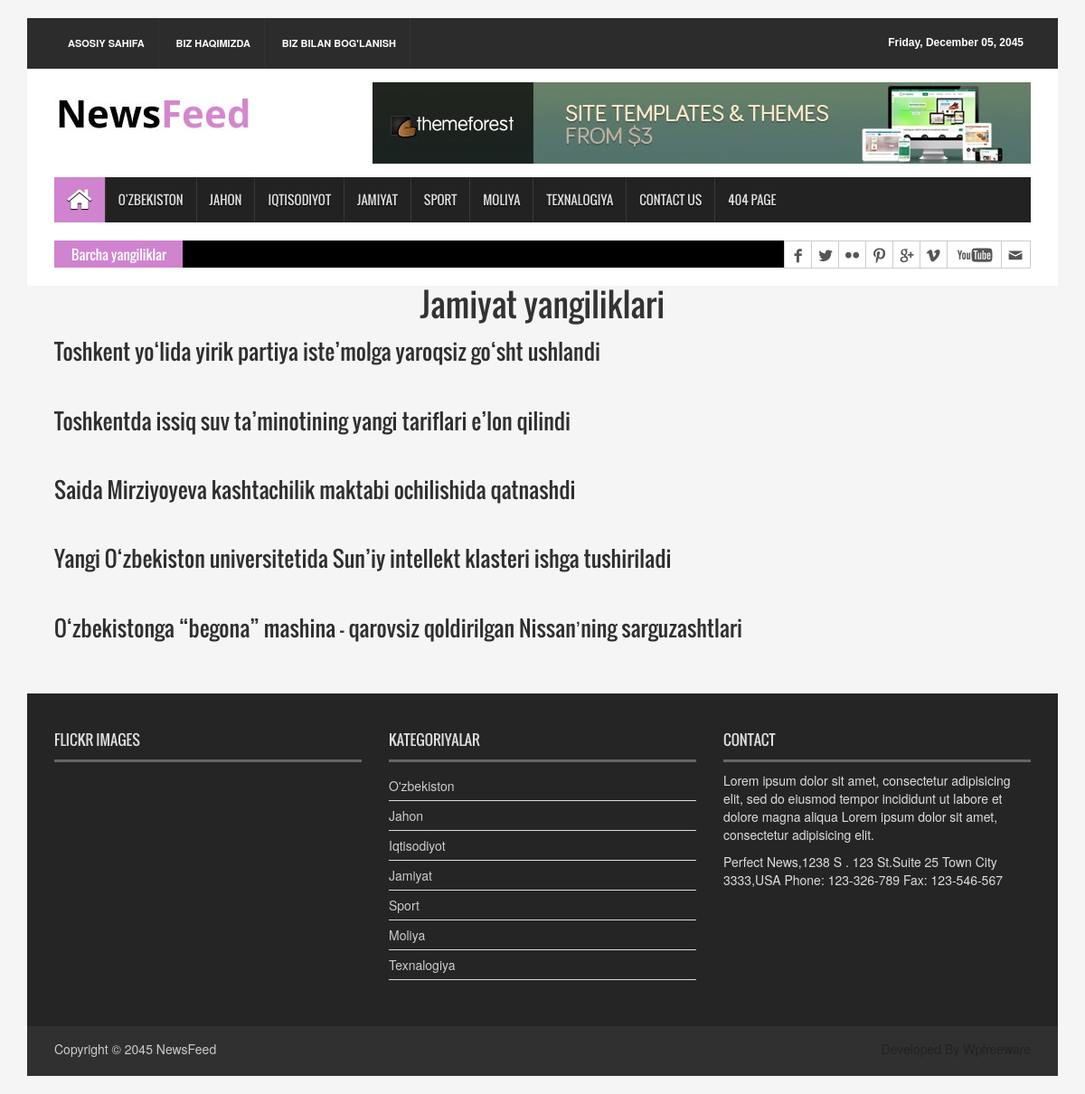
Page /category-news/Jamiyat/ on the earlier database version.
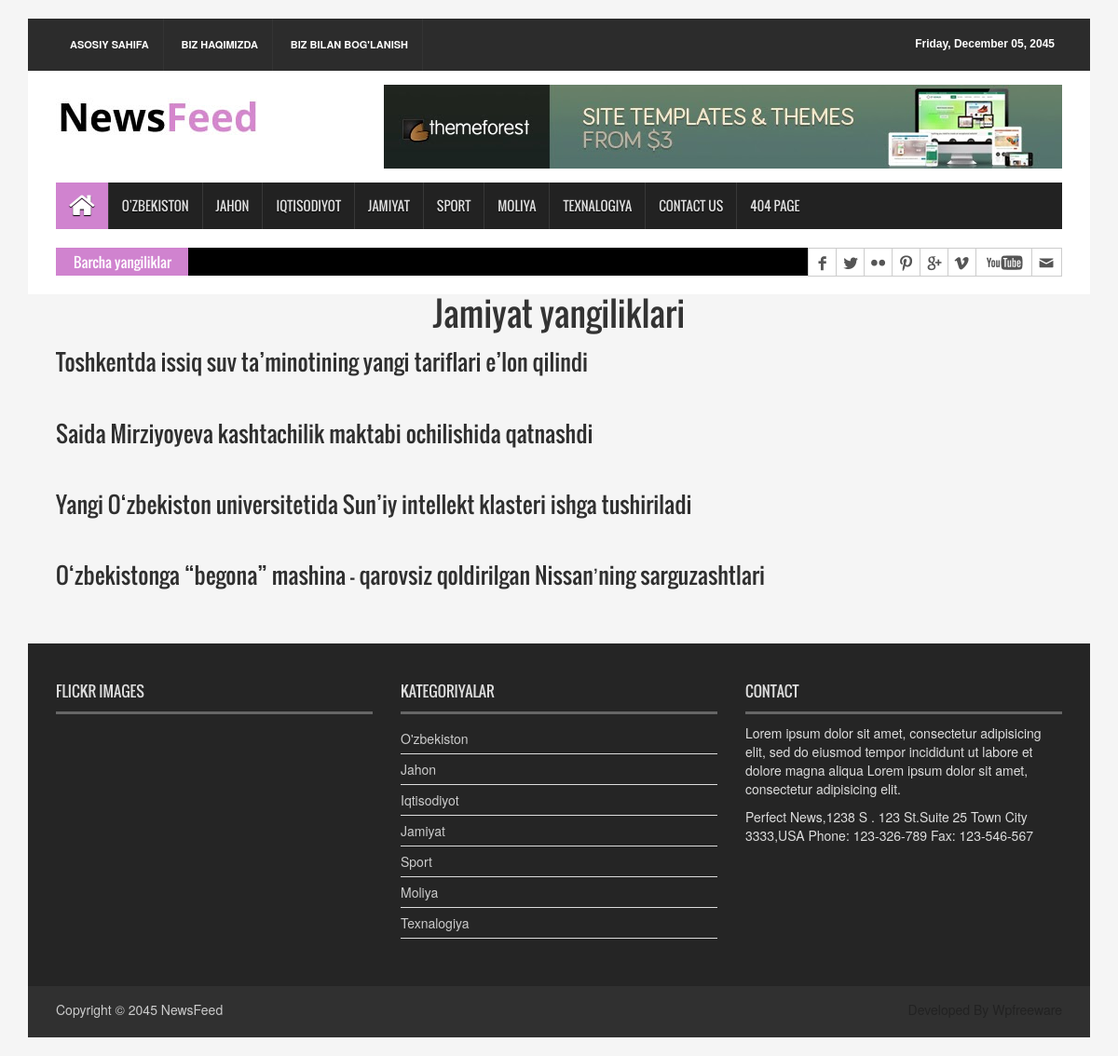
Same page on the later database version.
### news_project/models.py (models this page shows, shortened)
class Category(models.Model):
    name = models.CharField(max_length=120)
    class Meta:
        verbose_name = 'category'
        verbose_name_plural = 'categories'

class News(models.Model):
    class Status(models.TextChoices):
        Draft = "DF", "Draft"
        Published = "PB", "Published"
    title = models.CharField(max_length=512)
    slug = models.SlugField()
    body = models.TextField()
    image = models.ImageField(upload_to='news/images/', null=True, blank=True)
    video = models.FileField(upload_to='news/videos/', null=True, blank=True)
    category = models.ForeignKey(Category, on_delete=models.CASCADE)
    published_at = models.DateTimeField(default=timezone.now)
    created_at = models.DateTimeField(auto_now_add=True)
    updated_at = models.DateTimeField(auto_now=True)
    status = models.CharField(choices=Status.choices, default=Status.Draft)
    class Meta:
        ordering = ["-published_at"]
        verbose_name_plural = "news"
        verbose_name = 'news'
    def get_absolute_url(self):
        return reverse('detail', args=[self.slug])

### news_project/views.py (the view)
# urls.py: path('category-news/<str:ct_name>/', category_news, name='category_news'),
def category_news(request, ct_name):
    ct_news = News.objects.select_related("category").filter(status=News.Status.Published,category__name__iexact=ct_name.lower()).order_by(
        "-published_at")
    context = {
        'ct_news': ct_news,
        'ct_name': ct_name
    }
    return render(request, 'news/category_news.html', context)

### news_project/context_processors.py (called while the page is built)
def all_Categories(request):
    categories = Category.objects.all()
    context = {
        'categories': categories
    }
    return context

### templates/news/category_news.html
{% extends 'news/base.html' %}
{% load static %}
{% block content %}
<div style="margin: 30px;" >
    <center><h1>{{ ct_name }} yangiliklari</h1></center>
    {% for ct_new in ct_news %}
    <a href="{{ ct_new.get_absolute_url }}"> <h3>{{ ct_new.title }}</h3> </a>
    <br>
    {% endfor %}
</div>
{% endblock content %}

### templates/news/base.html (shortened to what this page needs)
{% load static %}
<!DOCTYPE html>
<html>
<head>
    <link rel="stylesheet" type="text/css" href="{% static 'css/bootstrap.min.css' %}">
    <link rel="stylesheet" type="text/css" href="{% static 'css/font-awesome.min.css' %}">
    <link rel="stylesheet" type="text/css" href="{% static 'css/animate.css' %}">
    <link rel="stylesheet" type="text/css" href="{% static 'css/font.css' %}">
    <link rel="stylesheet" type="text/css" href="{% static 'css/li-scroller.css' %}">
    <link rel="stylesheet" type="text/css" href="{% static 'css/slick.css' %}">
    <link rel="stylesheet" type="text/css" href="{% static 'css/jquery.fancybox.css' %}">
    <link rel="stylesheet" type="text/css" href="{% static 'css/theme.css' %}">
    <link rel="stylesheet" type="text/css" href="{% static 'css/style.css' %}">
</head>
<body>
    <div class="container">
        <header id="header">
            <div class="row">
                <div class="col-lg-12 col-md-12 col-sm-12">
                    <div class="header_top">
                        <div class="header_top_left">
                            <ul class="top_nav">
                                <li><a href="{% url 'home_page' %}">Asosiy sahifa</a></li>
                                <li><a href="{% url 'about_us' %}">Biz haqimizda</a></li>
                                <li><a href="{% url 'contact_us' %}">Biz bilan bog'lanish</a></li>
                            </ul>
                        </div>
                        <div class="header_top_right">
                            <p>Friday, December 05, 2045</p>
                        </div>
                    </div>
                </div>
                <div class="col-lg-12 col-md-12 col-sm-12">
                    <div class="header_bottom">
                        <div class="logo_area"><a href="{% url 'home_page' %}" class="logo"><img
                                    src="{% static 'images/logo.jpg' %}" alt=""></a></div>
                        <div class="add_banner"><a href="#"><img src="{% static 'images/addbanner_728x90_V1.jpg' %}"
                                    alt=""></a></div>
                    </div>
                </div>
            </div>
        </header>
        <section id="navArea">
            <nav class="navbar navbar-inverse" role="navigation">
                <div id="navbar" class="navbar-collapse collapse">
                    <ul class="nav navbar-nav main_nav">
                        <li class="active"><a href="{% url 'home_page' %}"><span class="fa fa-home desktop-home"></span></a></li>
                        {% for category in categories %}
                                    <li><a href="{% url 'category_news' category.name %}">{{ category.name }}</a></li>
                            {% endfor %}
                        <li><a href="pages/contact.html">Contact Us</a></li>
                        <li><a href="pages/404.html">404 Page</a></li>
                    </ul>
                </div>
            </nav>
        </section>
        <section id="newsSection">
            <div class="row">
                <div class="col-lg-12 col-md-12">
                    <div class="latest_newsarea"> <span>Barcha yangiliklar</span>
                        <div class="social_area">
                            <ul class="social_nav">
                                <li class="facebook"><a href="#"></a></li>
                                <li class="twitter"><a href="#"></a></li>
                                <li class="flickr"><a href="#"></a></li>
                                <li class="pinterest"><a href="#"></a></li>
                                <li class="googleplus"><a href="#"></a></li>
                                <li class="vimeo"><a href="#"></a></li>
                                <li class="youtube"><a href="#"></a></li>
                                <li class="mail"><a href="#"></a></li>
                            </ul>
                        </div>
                    </div>
                </div>
            </div>
        </section>
        {% block content %}
        {% endblock content %}
        <footer id="footer">
            <div class="footer_top">
                <div class="row">
                    <div class="col-lg-4 col-md-4 col-sm-4">
                        <div class="footer_widget wow fadeInLeftBig">
                            <h2>Flickr Images</h2>
                        </div>
                    </div>
                    <div class="col-lg-4 col-md-4 col-sm-4">
                        <div class="footer_widget wow fadeInDown">
                            <h2>Kategoriyalar</h2>
                            <ul class="tag_nav">
                                {% for item in categories %}
                                    <li><a href="{% url 'category_news' item.name %}">{{ item.name }}</a></li>
                                {% endfor %}
                            </ul>
                        </div>
                    </div>
                    <div class="col-lg-4 col-md-4 col-sm-4">
                        <div class="footer_widget wow fadeInRightBig">
                            <h2>Contact</h2>
                            <p>Lorem ipsum dolor sit amet, consectetur adipisicing elit, sed do eiusmod tempor
                                incididunt ut labore et dolore magna aliqua Lorem ipsum dolor sit amet, consectetur
                                adipisicing elit.</p>
                            <address>
                                Perfect News,1238 S . 123 St.Suite 25 Town City 3333,USA Phone: 123-326-789 Fax:
                                123-546-567
                            </address>
                        </div>
                    </div>
                </div>
            </div>
            <div class="footer_bottom">
                <p class="copyright">Copyright &copy; 2045 <a href="index.html">NewsFeed</a></p>
                <p class="developer">Developed By Wpfreeware</p>
            </div>
        </footer>
    </div>
</body>
</html>

### static/css/theme.css (style rules this page uses)
.navbar-inverse .navbar-nav > .active > a, .navbar-inverse .navbar-nav > .active > a:hover, .navbar-inverse .navbar-nav > .active > a:focus { background-color:#d083cf }
.latest_newsarea span { background:none repeat scroll 0 0 #d083cf }

Differences in the rows shown:
removed News: title "Toshkent yo‘lida yirik partiya iste’molga yaroqsiz go‘sht ushlandi"
